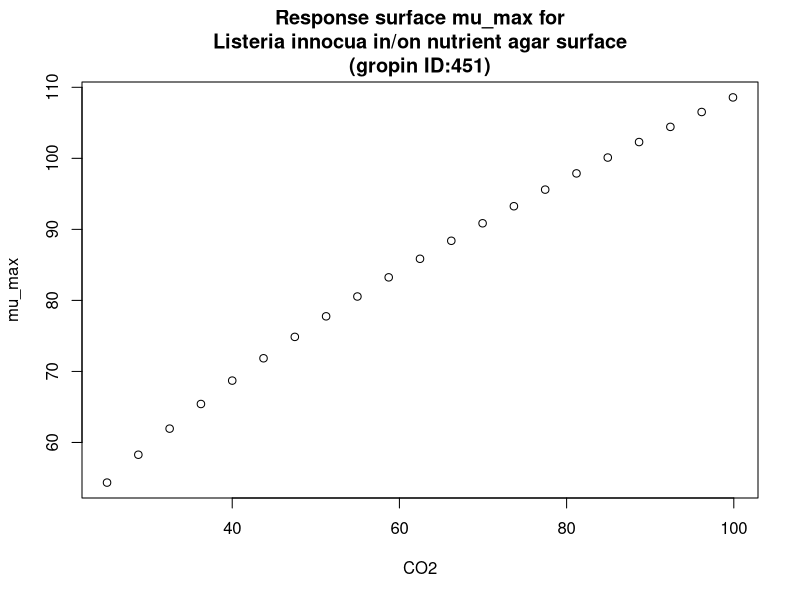

The R source for this figure:
#############################
# start of Parameter script
#############################
CO2 <- seq(25.025,99.9000999000999,length.out=21)
#############################
# end of Parameter script
#############################
############################# 
# start of Model script Gropin ID 451 
#############################
 
# constant coefficients for this model
 
variables <- data.frame(CO2)
argumentsPar <- expand.grid(variables)
 
# heart of the model
response_surface <- function(CO2) {
   mumax <-sqrt(118*(CO2+0.007))

return(mumax=mumax)
} 

# output parameters
mumax <- cbind(argumentsPar,response_surface(argumentsPar['CO2']))
colnames(mumax) <- c(colnames(argumentsPar),'mumax')
#############################
# End of Model script
#############################
############################# 
# start of Visualisation script Gropin ID 451 
#############################
plot(CO2,mumax$mumax,
                          xlab='CO2',
                          ylab='mu_max',main='Response surface mu_max for
Listeria innocua in/on nutrient agar surface
(gropin ID:451)')
#############################
# End of Visualisation script
#############################
